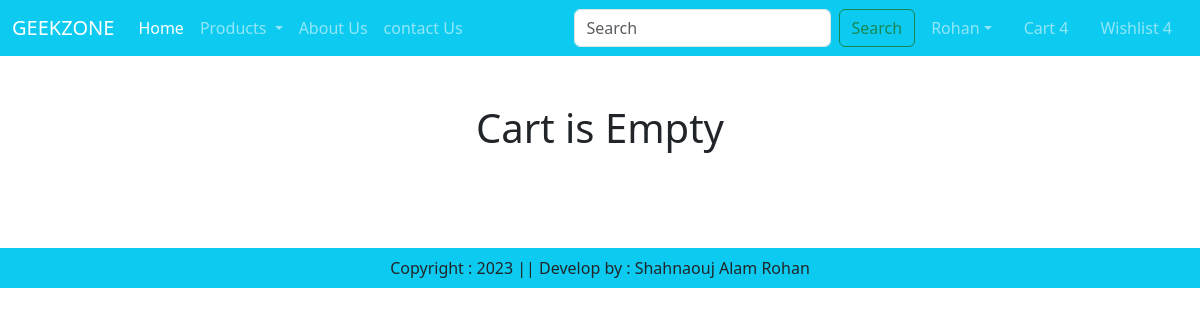
Before: /cart/ (signed in) with the older database file.
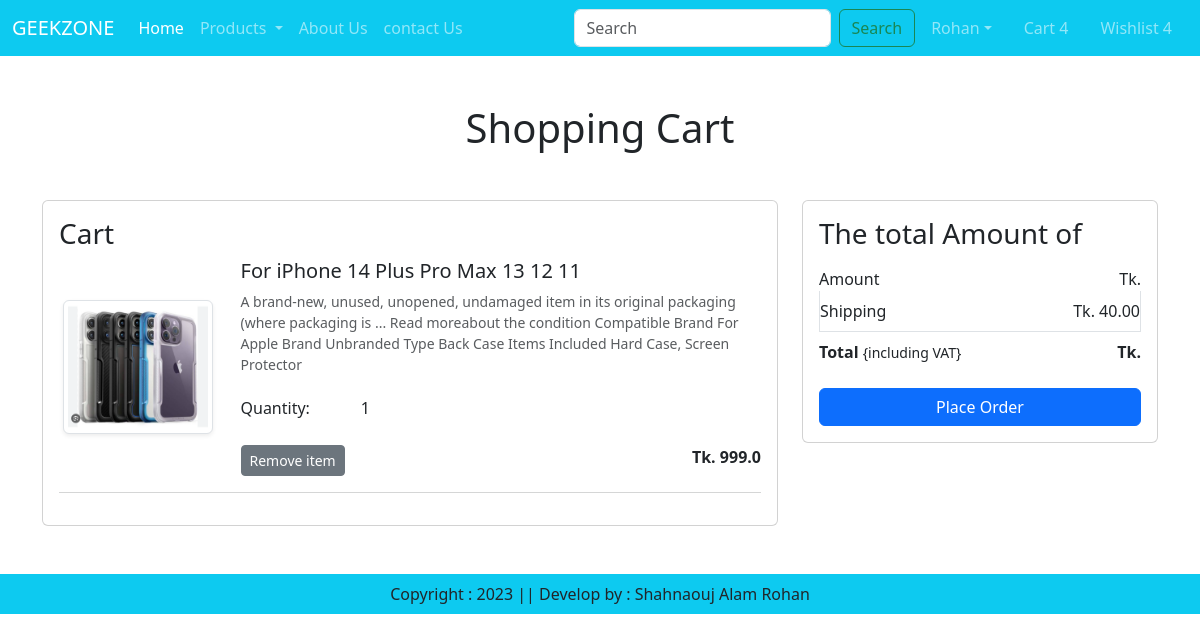
After: the same page with the newer database file.
### polls/models.py (models this page shows, shortened)
class Cart(models.Model):
    user = models.ForeignKey(User,on_delete=models.CASCADE)
    product = models.ForeignKey(Product,on_delete=models.CASCADE)
    quantity = models.PositiveIntegerField(default=1)

class Product(models.Model):
    title = models.CharField(max_length=100)
    selling_price = models.FloatField()
    discounted_price = models.FloatField()
    description = models.TextField()
    composition = models.TextField(default='')
    prodapp = models.TextField()
    category = models.CharField(choices=CATEGORY_CHOICES, max_length=2)
    product_image = models.ImageField(upload_to='product')

### polls/views.py (the view)
# urls.py: path('cart/', views.show_cart, name='showcart'),
def show_cart(request):
    user = request.user
    cart = Cart.objects.filter(user=user)
    return render(request, 'polls/addtocart.html',locals())

### polls/templates/polls/addtocart.html (shortened to what this page needs)
{% extends 'polls/base.html' %}
{% load static %}
{% block main-content %}
<div class="container my-5">
    <div class="row">
        {% if cart %}
        <h1 class="text-center mb-5">Shopping Cart</h1>
        <div class="col-sm-8">
            <div class="card">
                <div class="card-body">
                    <h3>Cart</h3>
                    {% for item in cart %}
                    <div class="row">
                        <div class="col-sm-3 text-center align-self-center"><img src="{{item.product.product_image.url}}" alt="" srcset="" class="img-fluid img-thumbnail shadow-sm" height="150" width="150"></div>
                        <div class="col-sm-9">
                            <div>
                                <h5>{{item.product.title}}</h5>
                                <p class="mb-2 text-muted small">{{item.product.description}}</p>
                                <div class="my-3">
                                    <label for="quantity">Quantity:</label>
                                    <a class="minus-cart btn" pid={{item.product.id}}><i class="fas fa-minus-square fa-lg"></i></a>
                                        <span id="quantity">{{item.quantity}}</span>
                                    <a class="plus-cart btn" pid={{item.product.id}}><i class="fas fa-plus-square fa-lg"></i></a>
                                </div>
                                <div class="d-flex justify-content-between">
                                    <a href="#" class="remove-cart btn btn-sm btn-secondary mr-3 pid={{item.product.id}}">Remove item</a>
                                    <p class="mb-0"><span><strong>Tk. {{item.product.discounted_price}}</strong></span></p>
                                </div>
                            </div>
                        </div>
                    </div>
                    <hr class="text-muted">
                    {% endfor %}
                </div>
            </div>
        </div>
        <div class="col-sm-4">
            <div class="card">
                <div class="card-body">
                    <h3>The total Amount of</h3>
                    <ul class="list-group">
                        <li class="list-group-item d-flex justify-content-between align-item-center border-0 px-0 pb-0" >Amount<span id="amount">Tk. {{amount}}</span></li>
                        <li class="list-group-item d-flex justify-content-between align-item-center px-0" >Shipping<span>Tk. 40.00</span></li>
                        <li class="list-group-item d-flex justify-content-between align-item-center border-0 px-0 mb-3" >
                            <div>
                                <strong>Total</strong> <small>{including VAT}</small>
                            </div>
                            <span id="totalamount"><strong>Tk. {{totalamount}}</strong></span>
                        </li>
                    </ul>
                    <div class="d-grid"><a hraf="{% url 'checkout' %}" class="btn btn-primary">Place Order</a></div>
                </div>
            </div>
        </div>
        {% else %}
            <h1 class="text-center mb-5">Cart is Empty</h1>
     {% endif %}
    </div>
</div>
{% endblock main-content %}

Changed rows visible on the page:
added Cart: product.product_image (picture), product "For iPhone 14 Plus Pro Max 13 12 11", product.description "A brand-new, unused, unopened, undamaged item in its original packaging (where packaging is ... Read moreabout the condition Compatible Brand For Apple Brand Unbranded Type Back Case Items Included Hard Case, Screen Protector", quantity "1", product.discounted_price "999.0"
Other visible differences:
text no longer shown: "Cart is Empty"
text now shown: "Shopping Cart Cart The total Amount of Amount Tk. Shipping Tk. 40.00 Total {including VAT} Tk. Place Order"
